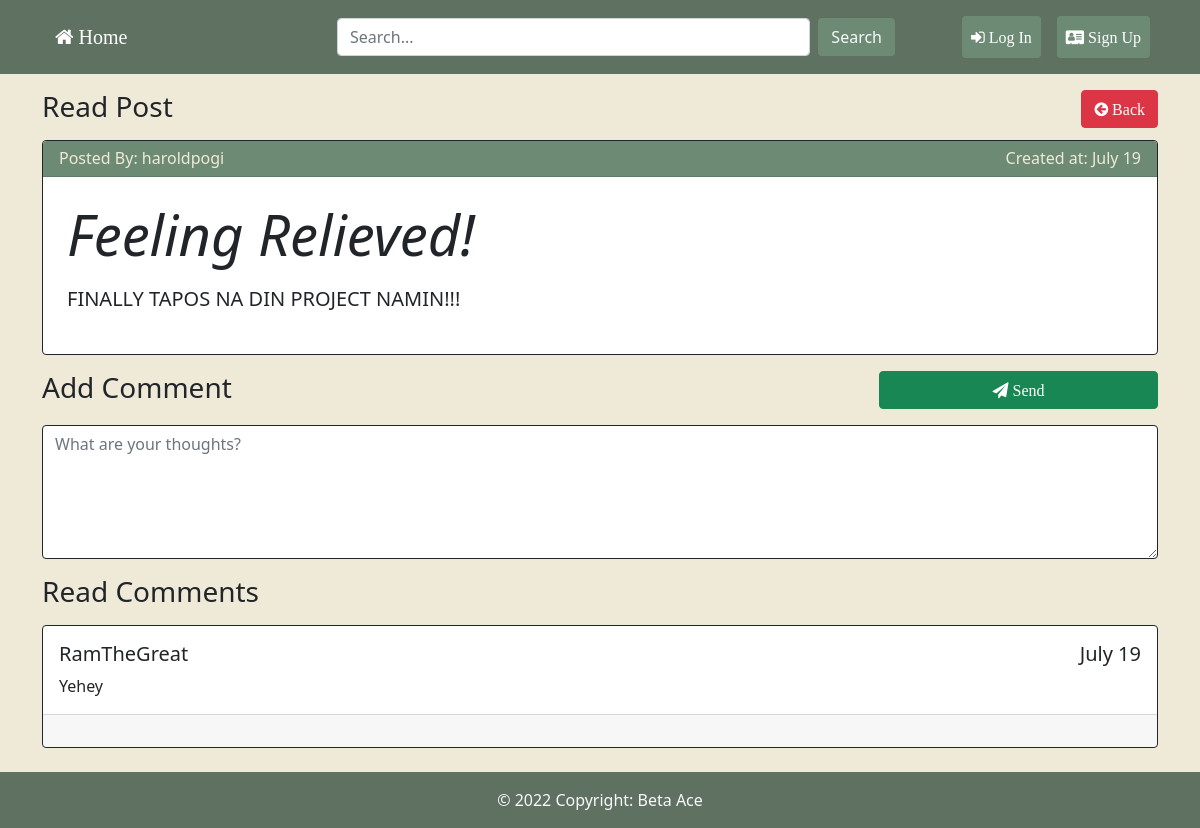
The app's page /index.php/Forums/read_post/4 with its own data.
### tables this page shows
CREATE TABLE `tablepost` (
  `post_id` int(11) NOT NULL,
  `post_title` varchar(255) NOT NULL,
  `post_description` varchar(255) NOT NULL,
  `post_photo` varchar(255) NOT NULL,
  `post_created` timestamp NOT NULL DEFAULT current_timestamp() ON UPDATE current_timestamp(),
  `user_username` varchar(255) NOT NULL,
  `user_id` int(11) NOT NULL
);

CREATE TABLE `tablecomment` (
  `comment_id` int(11) NOT NULL,
  `user_username` varchar(255) NOT NULL,
  `comment_description` varchar(255) NOT NULL,
  `comment_created` timestamp NOT NULL DEFAULT current_timestamp() ON UPDATE current_timestamp(),
  `post_id` int(11) NOT NULL,
  `user_id` int(11) NOT NULL
);

CREATE TABLE `tableusers` (
  `user_id` int(11) NOT NULL,
  `user_firstname` varchar(255) NOT NULL,
  `user_lastname` varchar(255) NOT NULL,
  `user_username` varchar(255) NOT NULL,
  `user_email` varchar(255) NOT NULL,
  `user_password` varchar(255) NOT NULL,
  `user_status` varchar(255) NOT NULL,
  `user_state` varchar(25) NOT NULL,
  `email_code` varchar(50) NOT NULL
);

### application/controllers/Forums.php (called while the page is built, shortened)
<?php
class Forums extends CI_Controller {
    public function __construct() {
        $this->load->model(array(
            'Post_model' => 'postdb',
            'Users_model' => 'userdb'
        ));
        $this->load->helper(array('form','url'));
        $this->load->library(array('form_validation', 'pagination', 'upload', 'session'));
    }
    public function read_post($id){
        $data_nav['users'] = $this->userdb->get_user($this->session->userdata('id'));
        $data['post'] = $this->postdb->get_post($id);
        $data['comments'] = $this->postdb->get_comment_post($id);
        if(!empty($data['post'])){
            $data['title'] = "Read Post";
            $this->load->view('include/header', $data);
            $this->load->view('include/navbar', $data_nav);
            $this->load->view('posts/read_post_view', $data);
            $this->load->view('include/footer');
        }else{
            redirect('Forums');
        }
    }
}
?>

### index.php (called while the page is built, shortened)
<?php
require_once BASEPATH.'core/CodeIgniter.php';

### application/models/Post_model.php (called while the page is built, shortened)
<?php
class Post_model extends CI_Model {
    public function get_post($id){
        $query = $this->db->get_where('tablepost', array('post_id' => $id));
        $result = $query->row();
        return $result;
    }
    public function get_comment_post($post_id){
        $query = $this->db->select('*')
            ->from ('tablecomment C')
            ->join ('tablepost P', 'C.post_id = P.post_id')
            ->join ('tableusers U', 'C.user_id = U.user_id')
            ->where ('P.post_id', $post_id)
            ->order_by('comment_created', 'DESC')
            ->get();
        return $query->result();
    }
}
?>

### application/views/posts/read_post_view.php (the view, shortened to what this page needs)
<div class="container">
    <?php if(!$post->post_id): ?>
        <?php redirect('Forums'); ?>
    <?php else: ?>
        <h3 class="mt-3">
            <span>Read Post</span>
            <a href="<?php echo site_url('Forums'); ?>" class="btn btn-danger float-end "><i class="fa fa-arrow-circle-left">&nbsp;Back</i></a>
        </h3>
        <div class="card w-100 mt-3 border-dark">
            <div class="card-header w-100 h6">
                <span>Posted By: <span class="card-title-text"><?= $post->user_username; ?></span></span>
                <span class="float-end">Created at: <span class="card-title-text"><?= date( 'F d', strtotime( $post->post_created ) ); ?></span></span>
            </div>
            <?php if($post->post_photo == 'NULL'): ?>
                <div class="card-body p-4 text-black">
                    <h1 class="display-4 fst-italic"><?= $post->post_title; ?></h1>
                    <p class="lead my-3"><?= $post->post_description; ?></p>
                </div>
            <?php endif; ?>
        </div>
        <?= form_open('Forums/add_comment/'.$post->post_id);?>
        <div class="form-group mt-3">
            <label class="control-labe h3 mb-3">Add Comment</label>
            <button class="btn btn-success float-end mb-3 w-25"><i class="fa fa-send">&nbsp;Send</i></button>
            <textarea name="addComment" class="form-control border-dark" rows="5" placeholder="What are your thoughts?" maxlength="255"><?php echo isset($_POST["addComment"]) ? $_POST["addComment"] : ''; ?></textarea>
        </div>
        <?= form_close();?>
        <h3 class="mt-3">
            Read Comments
        </h3>
        <div class="w-100 mt-3 bg-transparent">
            <?php if(!empty($comments)): ?>
                <?php foreach($comments as $comment): ?>
                    <div class="card mt-3 border-dark">
                        <div class="card-body">
                            <h5 class="card-title"><?= $comment->user_username; ?><span class="float-end"><?= date( 'F d', strtotime( $comment->comment_created ) ); ?></span></h5>
                            <p class="card-text"><?= $comment->comment_description; ?></p>
                        </div>
                        <?php if($this->session->userdata('id') == $comment->user_id): ?>
                            <div class="card-footer">
                                <a href="<?= site_url('Forums/edit_comment/'.$comment->comment_id);?>" class="btn btn-warning">Edit comment</a>
                                <a href="<?= site_url('Forums/delete_comment/'.$comment->comment_id);?>" class="btn btn-danger float-end" onclick="return confirm('Are you sure to delete the comment')">Delete comment</a>
                            </div>
                        <?php elseif($this->session->userdata('status') == 'ADMIN'): ?>
                            <div class="card-footer">
                                <a href="<?= site_url('Forums/delete_comment/'.$comment->comment_id);?>" class="btn btn-danger float-end" onclick="return confirm('Are you sure to delete the comment')">Delete comment</a>
                            </div>
                        <?php else: ?>
                            <div class="card-footer pb-4"></div>
                        <?php endif; ?>
                    </div>
                <?php endforeach; ?>
            <?php endif; ?>
        </div>
    <?php endif; ?> <br>
</div>

### application/views/include/header.php (style rules this page uses)
body { background-color: #EFEAD8; }
.card-header { background-color: #6D8B74; color: #EFEAD8; }
.card-title-text { color:#EFEAD8; }

### records on screen
tablepost: user_username "haroldpogi", post_created "July 19", post_title "Feeling Relieved!", post_description "FINALLY TAPOS NA DIN PROJECT NAMIN!!!"
tablecomment: user.user_username "RamTheGreat", comment_created "July 19", comment_description "Yehey"
